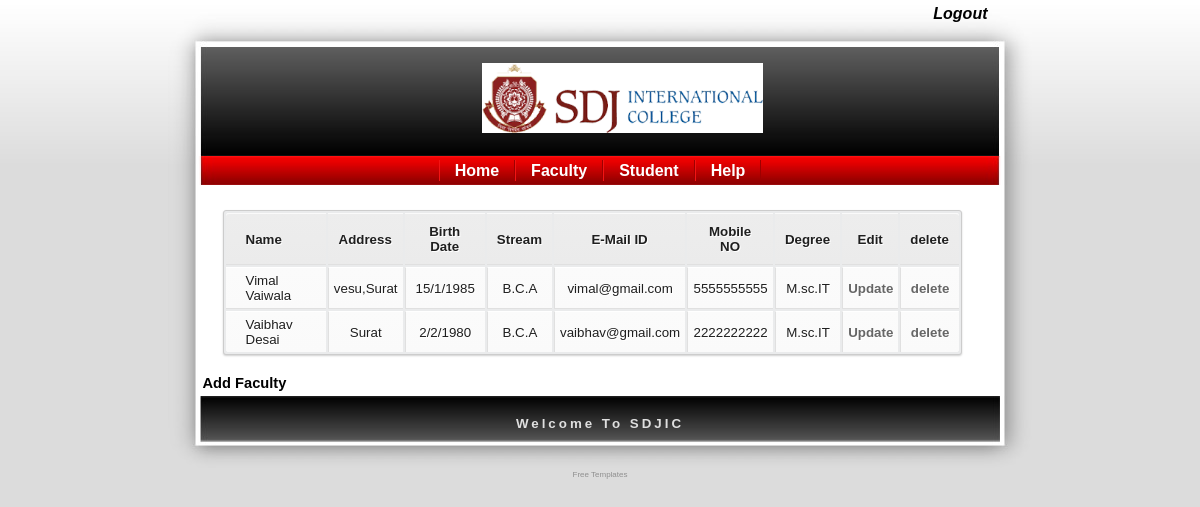
/PHP/SDJIC/admin/fac_dis.php (signed in), run on the app's committed database.
### tables this page shows
CREATE TABLE `faculty_login` (
  `f_id` int(11) NOT NULL,
  `f_name` varchar(50) NOT NULL,
  `f_address` varchar(250) NOT NULL,
  `f_b_day` int(2) NOT NULL,
  `f_b_month` int(2) NOT NULL,
  `f_b_year` int(4) NOT NULL,
  `f_stream` varchar(50) NOT NULL,
  `f_mail` varchar(50) NOT NULL,
  `f_cono` varchar(10) NOT NULL,
  `f_ex` float NOT NULL,
  `f_degree` varchar(50) NOT NULL,
  `username` varchar(10) NOT NULL,
  `password` varchar(10) NOT NULL
);

### PHP/SDJIC/admin/fac_dis.php (the view, shortened to what this page needs)
<?php
	$dis_query="select * from faculty_login";
	 $result=mysql_query($dis_query);
	 while($row = mysql_fetch_array($result))
	 {
		 $rs[]=$row;
	 }
	$c=count($rs);
?>
<!DOCTYPE html PUBLIC "-//W3C//DTD HTML 4.01 Transitional//EN">
<html>
<head>
  <link rel="stylesheet" href="css/style.css" type="text/css">
  <link rel="stylesheet" href="css/style-login.css" type="text/css">
  <link rel="stylesheet" href="css/table.css" type="text/css">
</head>
<body>
	<table align="center" border="0" cellpadding="0" cellspacing="0" width="865">
		<tr>
			<td id="oben" valign="top" height="156">
				<div class="headertextoben">
					<a href="index.php">Logout</a>
				</div>
				<div class="headertextgross">
					<center>
						<img src="css/images/Logo.png" height="70">
					</center>
				</div>
			</td>
		</tr>
		<tr>
			<td id="navi" width="865">
				<div class="headernavi">
					<a href="home.php">Home</a><a href="fac_dis.php">Faculty</a><a href="std_dis.php">Student</a><a href="home.php">Help</a>
				</div>
			</td>
		</tr>
		<tr>
			<td id="mainbg" valign="top">
				<div id="haupttext">
					<div class="table-style">
						<table width="93%">
						<tr>
						<th>Name
						<th>Address
						<th>Birth Date
						<th>Stream
						<th>E-Mail ID
						<th>Mobile NO
						<th>Degree
						<th>Edit
						<th>delete
						<?php
							for($i = 0; $i < $c ; $i++)
							{
						?>
						<tr>
						<td><?php echo $rs[$i][1]?></td>
						<td><?php echo $rs[$i][2]?></td>
						<td><?php echo $rs[$i][3] . "/" . $rs[$i][4] . "/" . $rs[$i][5]; ?></td>
						<td><?php echo $rs[$i][6]?></td>
						<td><?php echo $rs[$i][7]?></td>
						<td><?php echo $rs[$i][8]?></td>
						<td><?php echo $rs[$i][10]?></td>
						<td><a href="fac_update.php?id=<?php if(isset($rs[$i][0])) { echo $rs[$i][0]; } ?>">Update </a>
						<td><a href="fac_dis.php?id=<?php if(isset($rs[$i][0])) { echo $rs[$i][0]; } ?>" onClick="return confirm('Are you sure you want to delete?')">delete </a>
						<?php
							}
						?>
						</table>
					</div>
					<a href="fac_add.php">Add Faculty</a>
				</div>
			</td>
		</tr>
		<tr>
			<td id="unten" height="74">Welcome To SDJIC</td>
		</tr>
	</table>
	<div class="copyright" align="center"><a style="color:#8F8F8F;font-weight:normal;background-color:#DCDCDC" href="http://www.website-templates.info" target="_blank">Free Templates</a></div>
</body>
</html>

### PHP/SDJIC/admin/css/style.css (style rules this page uses)
body { margin: 0px; padding: 0px; color: #5F5F5F; background:url(images/bg.jpg) repeat-x; background-color: #DCDCDC; font-family: "Trebuchet MS",verdana,arial,helvetica,sans-serif; font-size: 10pt; }
table,td,tr { color: #1F1F1F; background-color: #FFFFFF; font-family: "Trebuchet MS",verdana,arial,helvetica,sans-serif; font-size: 10pt; }
#oben { background:url(images/oben.jpg); width: 865px; }
.headertextoben { padding: 5px 45px 0px 0px; font-size: 12pt; color: #000000; background-color: inherit; font-family: "Trebuchet MS",verdana,arial,helvetica,sans-serif; font-style: italic; text-align: right; }
.headertextgross { padding: 40px 0px 0px 45px; font-size: 20pt; color: #ffffff; background-color: inherit; font-family: "Trebuchet MS",verdana,arial,helvetica,sans-serif; font-style: italic; }
#navi { background:url(images/navi.jpg); height: 29px; text-align: center; }
.headernavi a:link, .headernavi a:active, .headernavi a:visited { color: #FFFFFF; background-color: transparent; text-decoration: none; font-family: "Trebuchet MS",verdana,arial,helvetica,sans-serif; font-size: 12pt; line-height: 29px; padding: 2px 15px; margin: 0px; text-align: center; border-left: solid 1px #F31414; border-right: solid 1px #9D0000; }
#mainbg { background:url(images/mainbg.jpg); width: 865px; }
#haupttext { font-family: "Trebuchet MS",verdana,arial,helvetica,sans-serif; padding: 5px 35px 5px 35px; text-align: justify; font-size: 11pt; }
#unten { color: #DFDFDF; background-color: inherit; background:url(images/unten.jpg); font-family: "Century Gothic",sans-serif; font-size: 10pt; font-weight: bold; text-align: center; letter-spacing: 3px; padding-bottom: 20px; }
.copyright { font-size: 6pt; text-align: center; font-weight: normal; }
a:link,a:visited,a:active { color: #000000; background-color: inherit; text-decoration: none; font-weight: bold; }

### PHP/SDJIC/admin/css/table.css (style rules this page uses)
.table-style table a:link { color: #666; font-weight: bold; text-decoration:none; }
.table-style table { font-family:Arial, Helvetica, sans-serif; color:#666; font-size:12px; text-shadow: 1px 1px 0px #fff; background:#eaebec; margin:20px; border:#ccc 1px solid; -moz-border-radius:3px; -webkit-border-radius:3px; border-radius:3px; -moz-box-shadow: 0 1px 2px #d1d1d1; -webkit-box-shadow: 0 1px 2px #d1d1d1; box-shadow: 0 1px 2px #d1d1d1; }
.table-style table th { padding:10px 10px 10px 10px; border-top:1px solid #fafafa; border-bottom:1px solid #e0e0e0; background: #ededed; background: -webkit-gradient(linear, left top, left bottom, from(#ededed), to(#ebebeb)); background: -moz-linear-gradient(top, #ededed, #ebebeb); }
.table-style table th:first-child { text-align: left; padding-left:20px; }
.table-style table tr:first-child th:first-child { -moz-border-radius-topleft:3px; -webkit-border-top-left-radius:3px; border-top-left-radius:3px; }
.table-style table tr:first-child th:last-child { -moz-border-radius-topright:3px; -webkit-border-top-right-radius:3px; border-top-right-radius:3px; }
.table-style table tr { text-align: center; padding-left:20px; }
.table-style table tr td:first-child { text-align: left; padding-left:20px; border-left: 0; }
.table-style table tr td { padding:5px; border-top: 1px solid #ffffff; border-bottom:1px solid #e0e0e0; border-left: 1px solid #e0e0e0; background: #fafafa; background: -webkit-gradient(linear, left top, left bottom, from(#fbfbfb), to(#fafafa)); background: -moz-linear-gradient(top, #fbfbfb, #fafafa); }
.table-style table tr:last-child td { border-bottom:0; }
.table-style table tr:last-child td:first-child { -moz-border-radius-bottomleft:3px; -webkit-border-bottom-left-radius:3px; border-bottom-left-radius:3px; }
.table-style table tr:last-child td:last-child { -moz-border-radius-bottomright:3px; -webkit-border-bottom-right-radius:3px; border-bottom-right-radius:3px; }

### data on the page
faculty_login: f_name "Vimal Vaiwala", f_address "vesu,Surat", f_b_day "15", f_b_month "1", f_b_year "1985", f_stream "B.C.A", f_mail "vimal@gmail.com", f_cono "5555555555", f_degree "M.sc.IT"
faculty_login: f_name "Vaibhav Desai", f_address "Surat", f_b_day "2", f_b_month "2", f_b_year "1980", f_stream "B.C.A", f_mail "vaibhav@gmail.com", f_cono "2222222222", f_degree "M.sc.IT"
